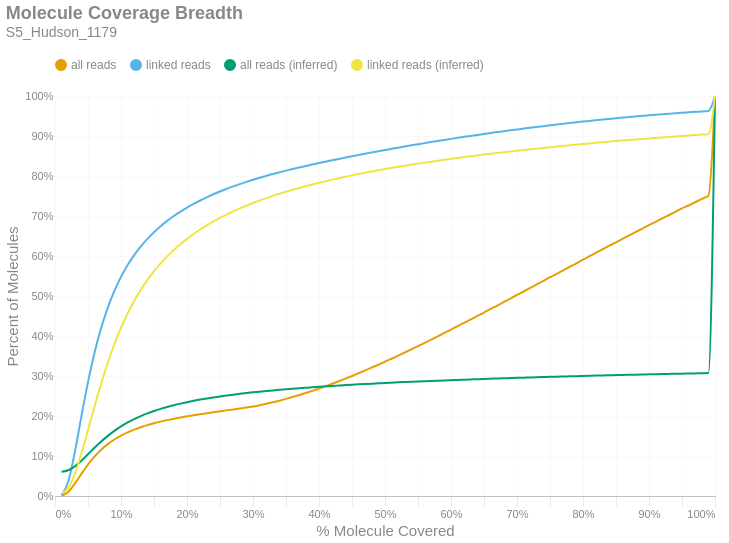

The code cell stored with this chart in its notebook:
### Markdown cell above
### Molecule Read Coverage
This chart shows molecule coverage breadth as computed by the number of bases aligned to that molecule. In other words, "*how much of each unique long molecule is actually sequenced/aligned?*" Keep in mind there is a distinction between sequences and alignments, since some sequences belonging to a particular molecule may not align well and wouldn't appear in the alignment data. This chart also shows molecule coverage breadth as computed by the *inferred fragment* from which the aligned sequences originate. Unlike read coverage, this calculation takes into account the total insert size, including unsequenced gaps between the forward and reverse reads. Like the previous figures, these are cumulative percents.

### Code cell
if SKIPLR:
    print_html(f"Skipped")
else:
    binned_df = consolidated_hist(valids['coverage_bp'], mask, 0.01, True)
    binned_df_inf = consolidated_hist(valids['coverage_inserts'], mask, 0.01, True)
    binned_df = binned_df.with_columns(pl.lit(binned_df_inf['all reads (cumsum)']).alias('all reads (inferred)'))
    binned_df = binned_df.with_columns(pl.lit(binned_df_inf['linked reads (cumsum)']).alias('linked reads (inferred)'))
    binned_df = binned_df.with_columns(
        (pl.col('bin').cast(pl.Float64) + 0.01).alias('right_edge')
    )

    with SafeRender(binned_df):
        (
            density_plot(binned_df, 'Molecule Coverage Breadth', samplename, 'molcov', ['all reads (inferred)','linked reads (inferred)'])
            .encode(
                #x=alt.X('bin:Q', title="% Molecule Covered").axis(format = '%').scale(padding=0),
                x=alt.X('right_edge:Q', title="% Molecule Covered").axis(format='%').scale(padding=0),
                y=alt.Y('value:Q', title='Percent of Molecules')
                    .axis(format='%')
                    .stack(False)
                    .scale(domainMin=0, padding=0),
                color=alt.Color("key:N").scale(domain = ["all reads", "linked reads", "all reads (inferred)", "linked reads (inferred)"]),
                tooltip = [
                    alt.Tooltip("key:N", title = "Data Type"),
                    alt.Tooltip("range_label:N", title="% Molecule Covered"),
                    alt.Tooltip("value:Q", format = ".2%", title="% Molecules")
                ]
            )
        ).display()

### Figure 1 — Vega-Lite specification as saved in the notebook (floating-point values rounded to 4 significant figures)
{"width": "container", "height": 400, "config": {"title": {"anchor": "start", "dy": -15, "fontSize": 18, "color": "#888888", "subtitleColor": "#888888", "subtitleFontSize": 14}, "arc": {"fill": "#0072B2"}, "axis": {"domainColor": "#888888", "domainWidth": 0.5, "gridWidth": 0.2, "grid": false, "titleFontWeight": 400, "titleFontSize": 15, "labelFontSize": 11, "labelColor": "#888888", "tickColor": "#888888", "tickWidth": 0.2, "titleColor": "#888888"}, "axisBand": {"grid": false}, "axisX": {"grid": true, "tickSize": 10, "domainCap": "round"}, "axisY": {"domain": false, "grid": true, "tickSize": 0, "domainCap": "round"}, "background": "transparent", "header": {"labelFontSize": 15, "labelColor": "#888888", "titleFontSize": 15, "titleFontWeight": 600, "titleColor": "#888888"}, "legend": {"labelFont": "sans-serif", "labelFontSize": 12, "labelColor": "#888888", "symbolSize": 100, "symbolType": "circle", "titleFontSize": 12, "titlePadding": 10, "titleColor": "#888888", "title": null, "orient": "top"}, "range": {"category": ["#E69F00", "#56B4E9", "#009E73", "#F0E442", "#0072B2", "#D55E00", "#CC79A7", "#000000"], "diverging": ["#cfe8f3", "#a2d4ec", "#73bfe2", "#46abdb", "#1696d2", "#12719e"]}, "area": {"fill": "#0072B2", "fillOpacity": 0.7, "line": true, "strokeOpacity": 0.7}, "line": {"color": "#0072B2", "stroke": "#0072B2", "strokeWidth": 2}, "trail": {"color": "#0072B2", "stroke": "#0072B2", "strokeWidth": 0, "size": 1}, "point": {"filled": true, "fillOpacity": 1.0, "size": 95}, "text": {"color": "#888888", "fontSize": 11, "align": "right", "fontWeight": 400, "size": 11}, "bar": {"fill": "#0072B2", "stroke": null}, "view": {"stroke": null, "continuousWidth": 660, "continuousHeight": 400}}, "data": {"name": "data-6b7f30937eec751b73b09bc06071f9de"}, "mark": {"type": "line", "interpolate": "monotone", "point": {"opacity": 0, "size": 275}}, "encoding": {"color": {"field": "key", "scale": {"domain": ["all reads", "linked reads", "all reads (inferred)", "linked reads (inferred)"]}, "type": "nominal"}, "tooltip": [{"field": "key", "title": "Data Type", "type": "nominal"}, {"field": "range_label", "title": "% Molecule Covered", "type": "nominal"}, {"field": "value", "format": ".2%", "title": "% Molecules", "type": "quantitative"}], "x": {"axis": {"format": "%"}, "field": "right_edge", "scale": {"padding": 0}, "title": "% Molecule Covered", "type": "quantitative"}, "y": {"axis": {"format": "%"}, "field": "value", "scale": {"domainMin": 0, "padding": 0}, "stack": false, "title": "Percent of Molecules", "type": "quantitative"}}, "params": [{"name": "param_c36ac31b6afebe62", "select": {"type": "point", "fields": ["key"]}, "bind": "legend"}], "title": {"text": "Molecule Coverage Breadth", "subtitle": "S5_Hudson_1179"}, "transform": [{"fold": ["all reads (cumsum)", "linked reads (cumsum)", "all reads (inferred)", "linked reads (inferred)"]}, {"calculate": "replace(datum.key, ' (cumsum)', '')", "as": "key"}, {"filter": {"param": "param_c36ac31b6afebe62"}}], "usermeta": {"embedOptions": {"downloadFileName": "S5_Hudson_1179.molcov"}}, "$schema": "https://vega.github.io/schema/vega-lite/v6.1.0.json", "datasets": {"data-6b7f30937eec751b73b09bc06071f9de": [{"bin": "0.0", "interval": "0.0-0.01", "all reads": 0.000693, "linked reads": 0.001919, "all reads (cumsum)": 0.000693, "linked reads (cumsum)": 0.001919, "range_label": "0.0-0.01", "all reads (inferred)": 0.06036, "linked reads (inferred)": 0.006902, "right_edge": 0.01}, {"bin": "0.01", "interval": "0.01-0.02", "all reads": 0.009533, "linked reads": 0.03356, "all reads (cumsum)": 0.01023, "linked reads (cumsum)": 0.03548, "range_label": "0.01-0.02", "all reads (inferred)": 0.06433, "linked reads (inferred)": 0.02007, "right_edge": 0.02}, {"bin": "0.02", "interval": "0.02-0.03", "all reads": 0.0205, "linked reads": 0.07411, "all reads (cumsum)": 0.03072, "linked reads (cumsum)": 0.1096, "range_label": "0.02-0.03", "all reads (inferred)": 0.07411, "linked reads (inferred)": 0.05479, "right_edge": 0.03}, {"bin": "0.03", "interval": "0.03-0.04", "all reads": 0.02462, "linked reads": 0.0896, "all reads (cumsum)": 0.05535, "linked reads (cumsum)": 0.1992, "range_label": "0.03-0.04", "all reads (inferred)": 0.08823, "linked reads (inferred)": 0.1059, "right_edge": 0.04}, {"bin": "0.04", "interval": "0.04-0.05", "all reads": 0.02337, "linked reads": 0.08546, "all reads (cumsum)": 0.07872, "linked reads (cumsum)": 0.2846, "range_label": "0.04-0.05", "all reads (inferred)": 0.1044, "linked reads (inferred)": 0.1648, "right_edge": 0.05}, {"bin": "0.05", "interval": "0.05-0.06", "all reads": 0.02031, "linked reads": 0.07424, "all reads (cumsum)": 0.09903, "linked reads (cumsum)": 0.3589, "range_label": "0.05-0.06", "all reads (inferred)": 0.1207, "linked reads (inferred)": 0.2246, "right_edge": 0.06}, {"bin": "0.06", "interval": "0.06-0.07", "all reads": 0.01685, "linked reads": 0.06156, "all reads (cumsum)": 0.1159, "linked reads (cumsum)": 0.4204, "range_label": "0.06-0.07", "all reads (inferred)": 0.1362, "linked reads (inferred)": 0.2815, "right_edge": 0.07}, {"bin": "0.07", "interval": "0.07-0.08", "all reads": 0.01386, "linked reads": 0.05063, "all reads (cumsum)": 0.1297, "linked reads (cumsum)": 0.4711, "range_label": "0.07-0.08", "all reads (inferred)": 0.1503, "linked reads (inferred)": 0.3332, "right_edge": 0.08}, {"bin": "0.08", "interval": "0.08-0.09", "all reads": 0.01144, "linked reads": 0.04174, "all reads (cumsum)": 0.1412, "linked reads (cumsum)": 0.5128, "range_label": "0.08-0.09", "all reads (inferred)": 0.1628, "linked reads (inferred)": 0.3793, "right_edge": 0.09}, {"bin": "0.09", "interval": "0.09-0.1", "all reads": 0.009609, "linked reads": 0.03493, "all reads (cumsum)": 0.1508, "linked reads (cumsum)": 0.5477, "range_label": "0.09-0.1", "all reads (inferred)": 0.1739, "linked reads (inferred)": 0.4202, "right_edge": 0.1}, {"bin": "0.1", "interval": "0.1-0.11", "all reads": 0.008141, "linked reads": 0.02953, "all reads (cumsum)": 0.1589, "linked reads (cumsum)": 0.5773, "range_label": "0.1-0.11", "all reads (inferred)": 0.1838, "linked reads (inferred)": 0.4563, "right_edge": 0.11}, {"bin": "0.11", "interval": "0.11-0.12", "all reads": 0.00687, "linked reads": 0.02488, "all reads (cumsum)": 0.1658, "linked reads (cumsum)": 0.6022, "range_label": "0.11-0.12", "all reads (inferred)": 0.1923, "linked reads (inferred)": 0.4878, "right_edge": 0.12}, {"bin": "0.12", "interval": "0.12-0.13", "all reads": 0.006002, "linked reads": 0.0217, "all reads (cumsum)": 0.1718, "linked reads (cumsum)": 0.6238, "range_label": "0.12-0.13", "all reads (inferred)": 0.1999, "linked reads (inferred)": 0.5155, "right_edge": 0.13}, {"bin": "0.13", "interval": "0.13-0.14", "all reads": 0.005279, "linked reads": 0.01905, "all reads (cumsum)": 0.1771, "linked reads (cumsum)": 0.6429, "range_label": "0.13-0.14", "all reads (inferred)": 0.2066, "linked reads (inferred)": 0.5402, "right_edge": 0.14}, {"bin": "0.14", "interval": "0.14-0.15", "all reads": 0.004635, "linked reads": 0.01664, "all reads (cumsum)": 0.1817, "linked reads (cumsum)": 0.6595, "range_label": "0.14-0.15", "all reads (inferred)": 0.2125, "linked reads (inferred)": 0.562, "right_edge": 0.15}, {"bin": "0.15", "interval": "0.15-0.16", "all reads": 0.004195, "linked reads": 0.01494, "all reads (cumsum)": 0.1859, "linked reads (cumsum)": 0.6745, "range_label": "0.15-0.16", "all reads (inferred)": 0.2179, "linked reads (inferred)": 0.5816, "right_edge": 0.16}, {"bin": "0.16", "interval": "0.16-0.17", "all reads": 0.003768, "linked reads": 0.01335, "all reads (cumsum)": 0.1897, "linked reads (cumsum)": 0.6878, "range_label": "0.16-0.17", "all reads (inferred)": 0.2227, "linked reads (inferred)": 0.5991, "right_edge": 0.17}, {"bin": "0.17", "interval": "0.17-0.18", "all reads": 0.003469, "linked reads": 0.01212, "all reads (cumsum)": 0.1932, "linked reads (cumsum)": 0.6999, "range_label": "0.17-0.18", "all reads (inferred)": 0.227, "linked reads (inferred)": 0.6151, "right_edge": 0.18}, {"bin": "0.18", "interval": "0.18-0.19", "all reads": 0.003213, "linked reads": 0.01106, "all reads (cumsum)": 0.1964, "linked reads (cumsum)": 0.711, "range_label": "0.18-0.19", "all reads (inferred)": 0.2309, "linked reads (inferred)": 0.6295, "right_edge": 0.19}, {"bin": "0.19", "interval": "0.19-0.2", "all reads": 0.00297, "linked reads": 0.01013, "all reads (cumsum)": 0.1993, "linked reads (cumsum)": 0.7211, "range_label": "0.19-0.2", "all reads (inferred)": 0.2346, "linked reads (inferred)": 0.6429, "right_edge": 0.2}, {"bin": "0.2", "interval": "0.2-0.21", "all reads": 0.002719, "linked reads": 0.009104, "all reads (cumsum)": 0.2021, "linked reads (cumsum)": 0.7302, "range_label": "0.2-0.21", "all reads (inferred)": 0.2379, "linked reads (inferred)": 0.6551, "right_edge": 0.21}, {"bin": "0.21", "interval": "0.21-0.22", "all reads": 0.002593, "linked reads": 0.008507, "all reads (cumsum)": 0.2046, "linked reads (cumsum)": 0.7388, "range_label": "0.21-0.22", "all reads (inferred)": 0.241, "linked reads (inferred)": 0.6663, "right_edge": 0.22}, {"bin": "0.22", "interval": "0.22-0.23", "all reads": 0.002496, "linked reads": 0.00803, "all reads (cumsum)": 0.2071, "linked reads (cumsum)": 0.7468, "range_label": "0.22-0.23", "all reads (inferred)": 0.2438, "linked reads (inferred)": 0.6767, "right_edge": 0.23}, {"bin": "0.23", "interval": "0.23-0.24", "all reads": 0.002412, "linked reads": 0.007502, "all reads (cumsum)": 0.2096, "linked reads (cumsum)": 0.7543, "range_label": "0.23-0.24", "all reads (inferred)": 0.2465, "linked reads (inferred)": 0.6863, "right_edge": 0.24}, {"bin": "0.24", "interval": "0.24-0.25", "all reads": 0.002315, "linked reads": 0.00701, "all reads (cumsum)": 0.2119, "linked reads (cumsum)": 0.7613, "range_label": "0.24-0.25", "all reads (inferred)": 0.2489, "linked reads (inferred)": 0.6953, "right_edge": 0.25}, {"bin": "0.25", "interval": "0.25-0.26", "all reads": 0.00221, "linked reads": 0.00647, "all reads (cumsum)": 0.2141, "linked reads (cumsum)": 0.7678, "range_label": "0.25-0.26", "all reads (inferred)": 0.2512, "linked reads (inferred)": 0.7036, "right_edge": 0.26}, {"bin": "0.26", "interval": "0.26-0.27", "all reads": 0.00224, "linked reads": 0.006219, "all reads (cumsum)": 0.2163, "linked reads (cumsum)": 0.774, "range_label": "0.26-0.27", "all reads (inferred)": 0.2534, "linked reads (inferred)": 0.7115, "right_edge": 0.27}, {"bin": "0.27", "interval": "0.27-0.28", "all reads": 0.002266, "linked reads": 0.0058, "all reads (cumsum)": 0.2186, "linked reads (cumsum)": 0.7798, "range_label": "0.27-0.28", "all reads (inferred)": 0.2554, "linked reads (inferred)": 0.719, "right_edge": 0.28}, {"bin": "0.28", "interval": "0.28-0.29", "all reads": 0.002487, "linked reads": 0.005532, "all reads (cumsum)": 0.2211, "linked reads (cumsum)": 0.7853, "range_label": "0.28-0.29", "all reads (inferred)": 0.2573, "linked reads (inferred)": 0.7259, "right_edge": 0.29}, {"bin": "0.29", "interval": "0.29-0.3", "all reads": 0.002828, "linked reads": 0.005254, "all reads (cumsum)": 0.2239, "linked reads (cumsum)": 0.7906, "range_label": "0.29-0.3", "all reads (inferred)": 0.2591, "linked reads (inferred)": 0.7325, "right_edge": 0.3}, {"bin": "0.3", "interval": "0.3-0.31", "all reads": 0.003158, "linked reads": 0.005011, "all reads (cumsum)": 0.2271, "linked reads (cumsum)": 0.7956, "range_label": "0.3-0.31", "all reads (inferred)": 0.2609, "linked reads (inferred)": 0.7388, "right_edge": 0.31}, {"bin": "0.31", "interval": "0.31-0.32", "all reads": 0.003452, "linked reads": 0.004721, "all reads (cumsum)": 0.2305, "linked reads (cumsum)": 0.8003, "range_label": "0.31-0.32", "all reads (inferred)": 0.2625, "linked reads (inferred)": 0.7446, "right_edge": 0.32}, {"bin": "0.32", "interval": "0.32-0.33", "all reads": 0.003797, "linked reads": 0.004622, "all reads (cumsum)": 0.2343, "linked reads (cumsum)": 0.8049, "range_label": "0.32-0.33", "all reads (inferred)": 0.264, "linked reads (inferred)": 0.7503, "right_edge": 0.33}, {"bin": "0.33", "interval": "0.33-0.34", "all reads": 0.004032, "linked reads": 0.004256, "all reads (cumsum)": 0.2383, "linked reads (cumsum)": 0.8092, "range_label": "0.33-0.34", "all reads (inferred)": 0.2655, "linked reads (inferred)": 0.7555, "right_edge": 0.34}, {"bin": "0.34", "interval": "0.34-0.35", "all reads": 0.004387, "linked reads": 0.004188, "all reads (cumsum)": 0.2427, "linked reads (cumsum)": 0.8134, "range_label": "0.34-0.35", "all reads (inferred)": 0.2668, "linked reads (inferred)": 0.7606, "right_edge": 0.35}, {"bin": "0.35", "interval": "0.35-0.36", "all reads": 0.00464, "linked reads": 0.004055, "all reads (cumsum)": 0.2474, "linked reads (cumsum)": 0.8174, "range_label": "0.35-0.36", "all reads (inferred)": 0.2682, "linked reads (inferred)": 0.7654, "right_edge": 0.36}, {"bin": "0.36", "interval": "0.36-0.37", "all reads": 0.004942, "linked reads": 0.003948, "all reads (cumsum)": 0.2523, "linked reads (cumsum)": 0.8214, "range_label": "0.36-0.37", "all reads (inferred)": 0.2695, "linked reads (inferred)": 0.7701, "right_edge": 0.37}, {"bin": "0.37", "interval": "0.37-0.38", "all reads": 0.005207, "linked reads": 0.003828, "all reads (cumsum)": 0.2575, "linked reads (cumsum)": 0.8252, "range_label": "0.37-0.38", "all reads (inferred)": 0.2707, "linked reads (inferred)": 0.7746, "right_edge": 0.38}, {"bin": "0.38", "interval": "0.38-0.39", "all reads": 0.005418, "linked reads": 0.003657, "all reads (cumsum)": 0.2629, "linked reads (cumsum)": 0.8289, "range_label": "0.38-0.39", "all reads (inferred)": 0.2719, "linked reads (inferred)": 0.7789, "right_edge": 0.39}, {"bin": "0.39", "interval": "0.39-0.4", "all reads": 0.005716, "linked reads": 0.003579, "all reads (cumsum)": 0.2687, "linked reads (cumsum)": 0.8324, "range_label": "0.39-0.4", "all reads (inferred)": 0.2731, "linked reads (inferred)": 0.7831, "right_edge": 0.4}, {"bin": "0.4", "interval": "0.4-0.41", "all reads": 0.005794, "linked reads": 0.003432, "all reads (cumsum)": 0.2744, "linked reads (cumsum)": 0.8359, "range_label": "0.4-0.41", "all reads (inferred)": 0.2741, "linked reads (inferred)": 0.787, "right_edge": 0.41}, {"bin": "0.41", "interval": "0.41-0.42", "all reads": 0.006115, "linked reads": 0.003451, "all reads (cumsum)": 0.2806, "linked reads (cumsum)": 0.8393, "range_label": "0.41-0.42", "all reads (inferred)": 0.2752, "linked reads (inferred)": 0.7909, "right_edge": 0.42}, {"bin": "0.42", "interval": "0.42-0.43", "all reads": 0.006327, "linked reads": 0.003381, "all reads (cumsum)": 0.2869, "linked reads (cumsum)": 0.8427, "range_label": "0.42-0.43", "all reads (inferred)": 0.2762, "linked reads (inferred)": 0.7945, "right_edge": 0.43}, {"bin": "0.43", "interval": "0.43-0.44", "all reads": 0.006455, "linked reads": 0.003344, "all reads (cumsum)": 0.2933, "linked reads (cumsum)": 0.846, "range_label": "0.43-0.44", "all reads (inferred)": 0.2772, "linked reads (inferred)": 0.7981, "right_edge": 0.44}, {"bin": "0.44", "interval": "0.44-0.45", "all reads": 0.006704, "linked reads": 0.00329, "all reads (cumsum)": 0.3, "linked reads (cumsum)": 0.8493, "range_label": "0.44-0.45", "all reads (inferred)": 0.2782, "linked reads (inferred)": 0.8016, "right_edge": 0.45}, {"bin": "0.45", "interval": "0.45-0.46", "all reads": 0.006878, "linked reads": 0.003237, "all reads (cumsum)": 0.3069, "linked reads (cumsum)": 0.8526, "range_label": "0.45-0.46", "all reads (inferred)": 0.2791, "linked reads (inferred)": 0.8049, "right_edge": 0.46}, {"bin": "0.46", "interval": "0.46-0.47", "all reads": 0.006958, "linked reads": 0.003149, "all reads (cumsum)": 0.3139, "linked reads (cumsum)": 0.8557, "range_label": "0.46-0.47", "all reads (inferred)": 0.28, "linked reads (inferred)": 0.8082, "right_edge": 0.47}, {"bin": "0.47", "interval": "0.47-0.48", "all reads": 0.007196, "linked reads": 0.003141, "all reads (cumsum)": 0.3211, "linked reads (cumsum)": 0.8589, "range_label": "0.47-0.48", "all reads (inferred)": 0.2809, "linked reads (inferred)": 0.8114, "right_edge": 0.48}, {"bin": "0.48", "interval": "0.48-0.49", "all reads": 0.007024, "linked reads": 0.003033, "all reads (cumsum)": 0.3281, "linked reads (cumsum)": 0.8619, "range_label": "0.48-0.49", "all reads (inferred)": 0.2817, "linked reads (inferred)": 0.8143, "right_edge": 0.49}, {"bin": "0.49", "interval": "0.49-0.5", "all reads": 0.007985, "linked reads": 0.003062, "all reads (cumsum)": 0.3361, "linked reads (cumsum)": 0.865, "range_label": "0.49-0.5", "all reads (inferred)": 0.2826, "linked reads (inferred)": 0.8174, "right_edge": 0.5}, {"bin": "0.5", "interval": "0.5-0.51", "all reads": 0.007016, "linked reads": 0.002896, "all reads (cumsum)": 0.3431, "linked reads (cumsum)": 0.8679, "range_label": "0.5-0.51", "all reads (inferred)": 0.2833, "linked reads (inferred)": 0.8202, "right_edge": 0.51}, {"bin": "0.51", "interval": "0.51-0.52", "all reads": 0.007946, "linked reads": 0.003024, "all reads (cumsum)": 0.351, "linked reads (cumsum)": 0.8709, "range_label": "0.51-0.52", "all reads (inferred)": 0.2841, "linked reads (inferred)": 0.823, "right_edge": 0.52}, {"bin": "0.52", "interval": "0.52-0.53", "all reads": 0.007712, "linked reads": 0.002896, "all reads (cumsum)": 0.3588, "linked reads (cumsum)": 0.8738, "range_label": "0.52-0.53", "all reads (inferred)": 0.2849, "linked reads (inferred)": 0.8257, "right_edge": 0.53}, {"bin": "0.53", "interval": "0.53-0.54", "all reads": 0.008018, "linked reads": 0.002868, "all reads (cumsum)": 0.3668, "linked reads (cumsum)": 0.8766, "range_label": "0.53-0.54", "all reads (inferred)": 0.2856, "linked reads (inferred)": 0.8283, "right_edge": 0.54}, {"bin": "0.54", "interval": "0.54-0.55", "all reads": 0.007893, "linked reads": 0.00278, "all reads (cumsum)": 0.3747, "linked reads (cumsum)": 0.8794, "range_label": "0.54-0.55", "all reads (inferred)": 0.2863, "linked reads (inferred)": 0.8309, "right_edge": 0.55}, {"bin": "0.55", "interval": "0.55-0.56", "all reads": 0.00824, "linked reads": 0.002772, "all reads (cumsum)": 0.3829, "linked reads (cumsum)": 0.8822, "range_label": "0.55-0.56", "all reads (inferred)": 0.287, "linked reads (inferred)": 0.8334, "right_edge": 0.56}, {"bin": "0.56", "interval": "0.56-0.57", "all reads": 0.008208, "linked reads": 0.002751, "all reads (cumsum)": 0.3911, "linked reads (cumsum)": 0.8849, "range_label": "0.56-0.57", "all reads (inferred)": 0.2877, "linked reads (inferred)": 0.8359, "right_edge": 0.57}, {"bin": "0.57", "interval": "0.57-0.58", "all reads": 0.008182, "linked reads": 0.002636, "all reads (cumsum)": 0.3993, "linked reads (cumsum)": 0.8876, "range_label": "0.57-0.58", "all reads (inferred)": 0.2884, "linked reads (inferred)": 0.8383, "right_edge": 0.58}, {"bin": "0.58", "interval": "0.58-0.59", "all reads": 0.00836, "linked reads": 0.002638, "all reads (cumsum)": 0.4077, "linked reads (cumsum)": 0.8902, "range_label": "0.58-0.59", "all reads (inferred)": 0.289, "linked reads (inferred)": 0.8406, "right_edge": 0.59}, {"bin": "0.59", "interval": "0.59-0.6", "all reads": 0.00854, "linked reads": 0.002603, "all reads (cumsum)": 0.4162, "linked reads (cumsum)": 0.8928, "range_label": "0.59-0.6", "all reads (inferred)": 0.2897, "linked reads (inferred)": 0.8429, "right_edge": 0.6}, {"bin": "0.6", "interval": "0.6-0.61", "all reads": 0.008257, "linked reads": 0.002534, "all reads (cumsum)": 0.4245, "linked reads (cumsum)": 0.8954, "range_label": "0.6-0.61", "all reads (inferred)": 0.2903, "linked reads (inferred)": 0.8451, "right_edge": 0.61}, {"bin": "0.61", "interval": "0.61-0.62", "all reads": 0.008614, "linked reads": 0.002552, "all reads (cumsum)": 0.4331, "linked reads (cumsum)": 0.8979, "range_label": "0.61-0.62", "all reads (inferred)": 0.2909, "linked reads (inferred)": 0.8473, "right_edge": 0.62}, {"bin": "0.62", "interval": "0.62-0.63", "all reads": 0.00848, "linked reads": 0.002379, "all reads (cumsum)": 0.4416, "linked reads (cumsum)": 0.9003, "range_label": "0.62-0.63", "all reads (inferred)": 0.2915, "linked reads (inferred)": 0.8494, "right_edge": 0.63}, {"bin": "0.63", "interval": "0.63-0.64", "all reads": 0.008613, "linked reads": 0.002419, "all reads (cumsum)": 0.4502, "linked reads (cumsum)": 0.9027, "range_label": "0.63-0.64", "all reads (inferred)": 0.2921, "linked reads (inferred)": 0.8515, "right_edge": 0.64}, {"bin": "0.64", "interval": "0.64-0.65", "all reads": 0.008528, "linked reads": 0.00235, "all reads (cumsum)": 0.4587, "linked reads (cumsum)": 0.9051, "range_label": "0.64-0.65", "all reads (inferred)": 0.2927, "linked reads (inferred)": 0.8536, "right_edge": 0.65}, {"bin": "0.65", "interval": "0.65-0.66", "all reads": 0.008982, "linked reads": 0.002341, "all reads (cumsum)": 0.4677, "linked reads (cumsum)": 0.9074, "range_label": "0.65-0.66", "all reads (inferred)": 0.2932, "linked reads (inferred)": 0.8555, "right_edge": 0.66}, {"bin": "0.66", "interval": "0.66-0.67", "all reads": 0.008516, "linked reads": 0.002323, "all reads (cumsum)": 0.4762, "linked reads (cumsum)": 0.9097, "range_label": "0.66-0.67", "all reads (inferred)": 0.2938, "linked reads (inferred)": 0.8575, "right_edge": 0.67}, {"bin": "0.67", "interval": "0.67-0.68", "all reads": 0.008826, "linked reads": 0.002301, "all reads (cumsum)": 0.485, "linked reads (cumsum)": 0.912, "range_label": "0.67-0.68", "all reads (inferred)": 0.2943, "linked reads (inferred)": 0.8594, "right_edge": 0.68}, {"bin": "0.68", "interval": "0.68-0.69", "all reads": 0.008691, "linked reads": 0.002205, "all reads (cumsum)": 0.4937, "linked reads (cumsum)": 0.9142, "range_label": "0.68-0.69", "all reads (inferred)": 0.2948, "linked reads (inferred)": 0.8612, "right_edge": 0.69}, {"bin": "0.69", "interval": "0.69-0.7", "all reads": 0.008862, "linked reads": 0.00213, "all reads (cumsum)": 0.5026, "linked reads (cumsum)": 0.9164, "range_label": "0.69-0.7", "all reads (inferred)": 0.2953, "linked reads (inferred)": 0.8631, "right_edge": 0.7}, {"bin": "0.7", "interval": "0.7-0.71", "all reads": 0.008687, "linked reads": 0.002144, "all reads (cumsum)": 0.5113, "linked reads (cumsum)": 0.9185, "range_label": "0.7-0.71", "all reads (inferred)": 0.2959, "linked reads (inferred)": 0.8649, "right_edge": 0.71}, {"bin": "0.71", "interval": "0.71-0.72", "all reads": 0.008769, "linked reads": 0.002047, "all reads (cumsum)": 0.52, "linked reads (cumsum)": 0.9205, "range_label": "0.71-0.72", "all reads (inferred)": 0.2964, "linked reads (inferred)": 0.8667, "right_edge": 0.72}, {"bin": "0.72", "interval": "0.72-0.73", "all reads": 0.008924, "linked reads": 0.002049, "all reads (cumsum)": 0.529, "linked reads (cumsum)": 0.9226, "range_label": "0.72-0.73", "all reads (inferred)": 0.2969, "linked reads (inferred)": 0.8684, "right_edge": 0.73}, {"bin": "0.73", "interval": "0.73-0.74", "all reads": 0.008717, "linked reads": 0.002065, "all reads (cumsum)": 0.5377, "linked reads (cumsum)": 0.9247, "range_label": "0.73-0.74", "all reads (inferred)": 0.2973, "linked reads (inferred)": 0.8701, "right_edge": 0.74}, {"bin": "0.74", "interval": "0.74-0.75", "all reads": 0.009254, "linked reads": 0.002052, "all reads (cumsum)": 0.5469, "linked reads (cumsum)": 0.9267, "range_label": "0.74-0.75", "all reads (inferred)": 0.2978, "linked reads (inferred)": 0.8719, "right_edge": 0.75}, {"bin": "0.75", "interval": "0.75-0.76", "all reads": 0.008544, "linked reads": 0.001894, "all reads (cumsum)": 0.5555, "linked reads (cumsum)": 0.9286, "range_label": "0.75-0.76", "all reads (inferred)": 0.2983, "linked reads (inferred)": 0.8735, "right_edge": 0.76}, {"bin": "0.76", "interval": "0.76-0.77", "all reads": 0.008846, "linked reads": 0.001911, "all reads (cumsum)": 0.5643, "linked reads (cumsum)": 0.9305, "range_label": "0.76-0.77", "all reads (inferred)": 0.2988, "linked reads (inferred)": 0.8752, "right_edge": 0.77}, {"bin": "0.77", "interval": "0.77-0.78", "all reads": 0.008817, "linked reads": 0.001877, "all reads (cumsum)": 0.5731, "linked reads (cumsum)": 0.9324, "range_label": "0.77-0.78", "all reads (inferred)": 0.2992, "linked reads (inferred)": 0.8768, "right_edge": 0.78}, {"bin": "0.78", "interval": "0.78-0.79", "all reads": 0.008704, "linked reads": 0.00182, "all reads (cumsum)": 0.5818, "linked reads (cumsum)": 0.9342, "range_label": "0.78-0.79", "all reads (inferred)": 0.2997, "linked reads (inferred)": 0.8784, "right_edge": 0.79}, {"bin": "0.79", "interval": "0.79-0.8", "all reads": 0.009237, "linked reads": 0.001827, "all reads (cumsum)": 0.5911, "linked reads (cumsum)": 0.936, "range_label": "0.79-0.8", "all reads (inferred)": 0.3001, "linked reads (inferred)": 0.88, "right_edge": 0.8}, {"bin": "0.8", "interval": "0.8-0.81", "all reads": 0.008454, "linked reads": 0.001701, "all reads (cumsum)": 0.5995, "linked reads (cumsum)": 0.9377, "range_label": "0.8-0.81", "all reads (inferred)": 0.3006, "linked reads (inferred)": 0.8815, "right_edge": 0.81}, {"bin": "0.81", "interval": "0.81-0.82", "all reads": 0.00868, "linked reads": 0.001728, "all reads (cumsum)": 0.6082, "linked reads (cumsum)": 0.9395, "range_label": "0.81-0.82", "all reads (inferred)": 0.301, "linked reads (inferred)": 0.8831, "right_edge": 0.82}, {"bin": "0.82", "interval": "0.82-0.83", "all reads": 0.008856, "linked reads": 0.001703, "all reads (cumsum)": 0.6171, "linked reads (cumsum)": 0.9412, "range_label": "0.82-0.83", "all reads (inferred)": 0.3014, "linked reads (inferred)": 0.8845, "right_edge": 0.83}, {"bin": "0.83", "interval": "0.83-0.84", "all reads": 0.008713, "linked reads": 0.001617, "all reads (cumsum)": 0.6258, "linked reads (cumsum)": 0.9428, "range_label": "0.83-0.84", "all reads (inferred)": 0.3018, "linked reads (inferred)": 0.8859, "right_edge": 0.84}, {"bin": "0.84", "interval": "0.84-0.85", "all reads": 0.008525, "linked reads": 0.00159, "all reads (cumsum)": 0.6343, "linked reads (cumsum)": 0.9444, "range_label": "0.84-0.85", "all reads (inferred)": 0.3022, "linked reads (inferred)": 0.8874, "right_edge": 0.85}, {"bin": "0.85", "interval": "0.85-0.86", "all reads": 0.008718, "linked reads": 0.001594, "all reads (cumsum)": 0.643, "linked reads (cumsum)": 0.946, "range_label": "0.85-0.86", "all reads (inferred)": 0.3026, "linked reads (inferred)": 0.8887, "right_edge": 0.86}, {"bin": "0.86", "interval": "0.86-0.87", "all reads": 0.008505, "linked reads": 0.001482, "all reads (cumsum)": 0.6515, "linked reads (cumsum)": 0.9475, "range_label": "0.86-0.87", "all reads (inferred)": 0.303, "linked reads (inferred)": 0.8901, "right_edge": 0.87}, {"bin": "0.87", "interval": "0.87-0.88", "all reads": 0.00862, "linked reads": 0.001484, "all reads (cumsum)": 0.6601, "linked reads (cumsum)": 0.9489, "range_label": "0.87-0.88", "all reads (inferred)": 0.3034, "linked reads (inferred)": 0.8914, "right_edge": 0.88}, {"bin": "0.88", "interval": "0.88-0.89", "all reads": 0.008435, "linked reads": 0.001398, "all reads (cumsum)": 0.6686, "linked reads (cumsum)": 0.9503, "range_label": "0.88-0.89", "all reads (inferred)": 0.3038, "linked reads (inferred)": 0.8927, "right_edge": 0.89}, {"bin": "0.89", "interval": "0.89-0.9", "all reads": 0.008619, "linked reads": 0.0014, "all reads (cumsum)": 0.6772, "linked reads (cumsum)": 0.9517, "range_label": "0.89-0.9", "all reads (inferred)": 0.3041, "linked reads (inferred)": 0.894, "right_edge": 0.9}, {"bin": "0.9", "interval": "0.9-0.91", "all reads": 0.008003, "linked reads": 0.001309, "all reads (cumsum)": 0.6852, "linked reads (cumsum)": 0.953, "range_label": "0.9-0.91", "all reads (inferred)": 0.3045, "linked reads (inferred)": 0.8952, "right_edge": 0.91}, {"bin": "0.91", "interval": "0.91-0.92", "all reads": 0.009039, "linked reads": 0.001336, "all reads (cumsum)": 0.6942, "linked reads (cumsum)": 0.9544, "range_label": "0.91-0.92", "all reads (inferred)": 0.3048, "linked reads (inferred)": 0.8964, "right_edge": 0.92}, {"bin": "0.92", "interval": "0.92-0.93", "all reads": 0.007678, "linked reads": 0.001288, "all reads (cumsum)": 0.7019, "linked reads (cumsum)": 0.9557, "range_label": "0.92-0.93", "all reads (inferred)": 0.3052, "linked reads (inferred)": 0.8976, "right_edge": 0.93}, {"bin": "0.93", "interval": "0.93-0.94", "all reads": 0.008311, "linked reads": 0.001265, "all reads (cumsum)": 0.7102, "linked reads (cumsum)": 0.9569, "range_label": "0.93-0.94", "all reads (inferred)": 0.3055, "linked reads (inferred)": 0.8988, "right_edge": 0.94}, {"bin": "0.94", "interval": "0.94-0.95", "all reads": 0.008803, "linked reads": 0.001177, "all reads (cumsum)": 0.719, "linked reads (cumsum)": 0.9581, "range_label": "0.94-0.95", "all reads (inferred)": 0.3058, "linked reads (inferred)": 0.8999, "right_edge": 0.95}, {"bin": "0.95", "interval": "0.95-0.96", "all reads": 0.00728, "linked reads": 0.001161, "all reads (cumsum)": 0.7263, "linked reads (cumsum)": 0.9593, "range_label": "0.95-0.96", "all reads (inferred)": 0.3062, "linked reads (inferred)": 0.9011, "right_edge": 0.96}, {"bin": "0.96", "interval": "0.96-0.97", "all reads": 0.008332, "linked reads": 0.001075, "all reads (cumsum)": 0.7346, "linked reads (cumsum)": 0.9603, "range_label": "0.96-0.97", "all reads (inferred)": 0.3066, "linked reads (inferred)": 0.9023, "right_edge": 0.97}, {"bin": "0.97", "interval": "0.97-0.98", "all reads": 0.008354, "linked reads": 0.001017, "all reads (cumsum)": 0.743, "linked reads (cumsum)": 0.9614, "range_label": "0.97-0.98", "all reads (inferred)": 0.3069, "linked reads (inferred)": 0.9035, "right_edge": 0.98}, {"bin": "0.98", "interval": "0.98-0.99", "all reads": 0.007526, "linked reads": 0.001114, "all reads (cumsum)": 0.7505, "linked reads (cumsum)": 0.9625, "range_label": "0.98-0.99", "all reads (inferred)": 0.3073, "linked reads (inferred)": 0.9046, "right_edge": 0.99}, {"bin": "0.99", "interval": "0.99-1.0", "all reads": 0.2495, "linked reads": 0.03752, "all reads (cumsum)": 1.0, "linked reads (cumsum)": 1.0, "range_label": "0.99-1.0", "all reads (inferred)": 1.0, "linked reads (inferred)": 1.0, "right_edge": 1.0}]}}
